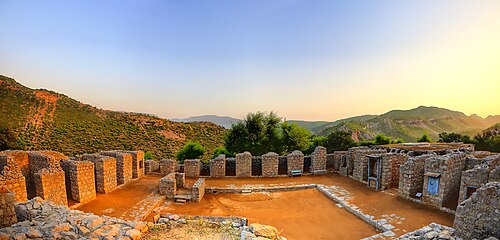
#> input picture ml-viz-ar-capture3d/source/jaulian-monastery-taxila.jpg, 500 x 240 px
$ python build_video.py
#> lines starting #> are read from the running program, lines starting #| are printed output that depends on the picture
"""
Taxila, Preserved in 3D: short story video (v2, with real audio and motion)
PMW Internship 2026, Special: Story, Script, Film & Edit

No camera, no live-action footage, this is an AI-based 3D reconstruction
project. This script builds an actual playable MP4 from genuine project
artifacts: a real photo, real generated visualizations, and a real
rotating render of the actual .ply point cloud, following script.md.

v2 adds real production value on top of the v1 static-card version:
- Ken Burns slow zoom on every photo/render card instead of a frozen still
- Crossfade dissolves between every scene instead of hard cuts
- Fade in/out text instead of text just appearing
- A real synthesized audio track (ambient pad, whoosh transitions, a
  reveal chime at the 3D climax, a low tension tone, a descending
  "failure" stinger), all procedurally generated with numpy, not
  licensed music, no voiceover per team decision (would look uneven if
  only one of three teammates narrated).
"""

import os
import numpy as np
from scipy.signal import butter, filtfilt
import matplotlib
matplotlib.use('Agg')
import matplotlib.pyplot as plt
from PIL import Image, ImageDraw, ImageFont
import subprocess
import wave

SCRIPT_DIR = os.path.dirname(os.path.abspath(__file__))
FRAMES_DIR = os.path.join(SCRIPT_DIR, 'frames')
OUT_DIR = os.path.join(SCRIPT_DIR, 'output')
FPS = 24
SR = 44100
W, H = 1280, 720

BG = (6, 11, 20)
GOLD = (212, 168, 67)
SAND = (245, 236, 215)

os.makedirs(FRAMES_DIR, exist_ok=True)
os.makedirs(OUT_DIR, exist_ok=True)
for f in os.listdir(FRAMES_DIR):
    os.remove(os.path.join(FRAMES_DIR, f))

# =================================================================
# TEXT / FONT HELPERS
# =================================================================

def get_font(size, bold=False):
    candidates = [
        r"C:\Windows\Fonts\segoeuib.ttf" if bold else r"C:\Windows\Fonts\segoeui.ttf",
        r"C:\Windows\Fonts\arialbd.ttf" if bold else r"C:\Windows\Fonts\arial.ttf",
    ]
    for path in candidates:
        if os.path.exists(path):
            return ImageFont.truetype(path, size)
    return ImageFont.load_default()


def wrap_text(draw, text, font, max_width):
    words = text.split()
    lines, current = [], ""
    for word in words:
        trial = (current + " " + word).strip()
        bbox = draw.textbbox((0, 0), trial, font=font)
        if bbox[2] - bbox[0] > max_width and current:
            lines.append(current)
            current = word
        else:
            current = trial
    if current:
        lines.append(current)
    return lines


def fade_alpha_curve(num_frames, fade_frames):
    """1.0 in the middle, ramping 0->1 at the start and 1->0 at the end."""
    fade_frames = min(fade_frames, num_frames // 2)
    curve = np.ones(num_frames)
    if fade_frames > 0:
        ramp = np.linspace(0, 1, fade_frames)
        curve[:fade_frames] = ramp
        curve[-fade_frames:] = ramp[::-1]
    return curve


# =================================================================
# SCENE BUILDERS: each returns a LIST of PIL frames
# =================================================================

def build_title_frames(num_frames):
#> called with num_frames = 96
    base = Image.new('RGB', (W, H), BG)
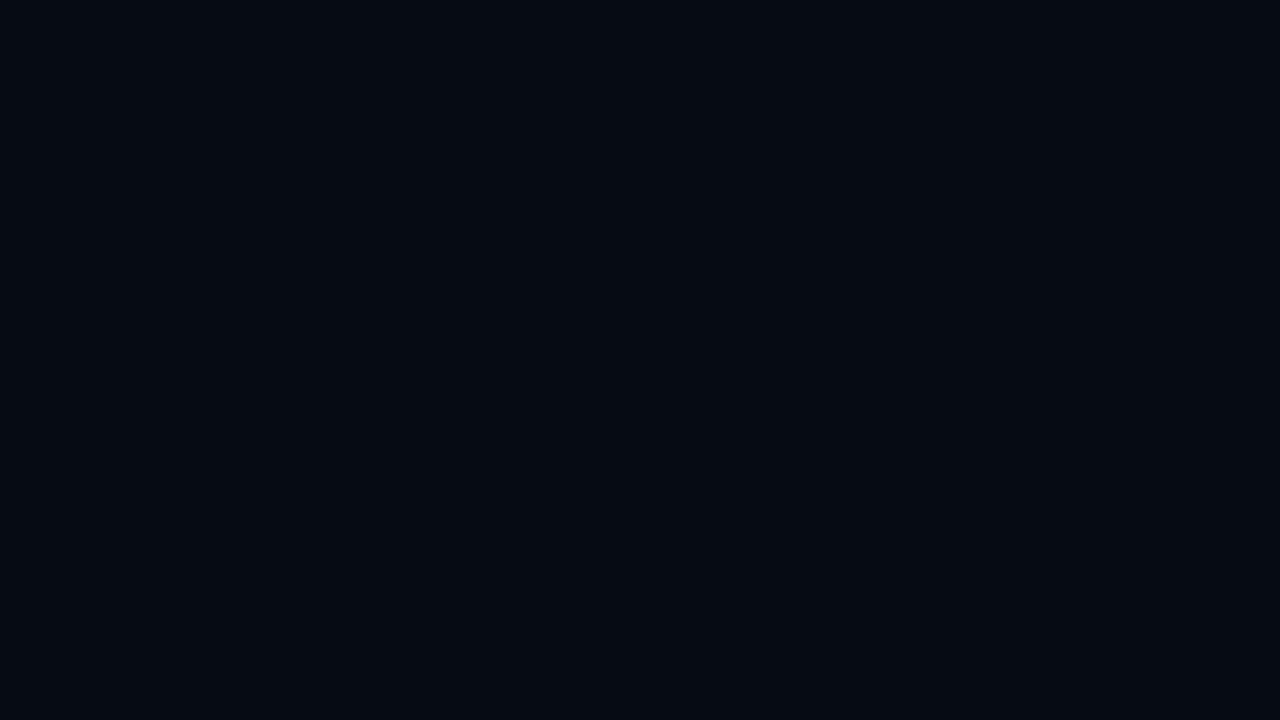
#> base: PIL image 1280x720 RGB; mean R, G, B 6, 11, 20
    draw = ImageDraw.Draw(base)
    title_font = get_font(64, bold=True)
    sub_font = get_font(26)

    title = "TAXILA, PRESERVED IN 3D"
    bbox = draw.textbbox((0, 0), title, font=title_font)
#> bbox = (0, 2, 120, 11)
    tx = (W - (bbox[2] - bbox[0])) // 2
#> tx = 580
    sub = "Team Taxila | PreserveMy.World x TechRealm 2026"
    bbox2 = draw.textbbox((0, 0), sub, font=sub_font)
#> bbox2 = (0, 1, 235, 12)
    sx = (W - (bbox2[2] - bbox2[0])) // 2
#> sx = 522

    curve = fade_alpha_curve(num_frames, fade_frames=18)
    frames = []
    for i in range(num_frames):
        img = Image.new('RGB', (W, H), BG)
        d = ImageDraw.Draw(img)
        # slight scale-in on the title for the first ~20 frames
        scale = min(1.0, 0.94 + 0.06 * (i / 18)) if i < 18 else 1.0
        alpha = curve[i]
        gold_a = tuple(int(BG[c] + (GOLD[c] - BG[c]) * alpha) for c in range(3))
        sand_a = tuple(int(BG[c] + (SAND[c] - BG[c]) * alpha) for c in range(3))
        d.text((tx, H // 2 - 60 + int((1 - scale) * 20)), title, font=title_font, fill=gold_a)
        d.text((sx, H // 2 + 30), sub, font=sub_font, fill=sand_a)
        border_a = tuple(int(v * 0.3 * alpha) for v in GOLD)
        d.rectangle([(0, 0), (W - 1, H - 1)], outline=border_a, width=2)
        frames.append(img)
#> after the loop, frames = 96 items
    return frames


def build_text_frames(lines, num_frames, sub_lines=None):
    body_font = get_font(34)
    sub_font = get_font(24)

    wrapped = []
    tmp = Image.new('RGB', (1, 1))
    d0 = ImageDraw.Draw(tmp)
    for line in lines:
        wrapped.extend(wrap_text(d0, line, body_font, W - 240))

    total_h = len(wrapped) * 52 + (len(sub_lines) * 34 + 20 if sub_lines else 0)
    start_y = (H - total_h) // 2

    curve = fade_alpha_curve(num_frames, fade_frames=15)
    frames = []
    for i in range(num_frames):
        img = Image.new('RGB', (W, H), BG)
        d = ImageDraw.Draw(img)
        alpha = curve[i]
        sand_a = tuple(int(BG[c] + (SAND[c] - BG[c]) * alpha) for c in range(3))
        gold_a = tuple(int(BG[c] + (GOLD[c] - BG[c]) * alpha) for c in range(3))
        y = start_y
        for line in wrapped:
            bbox = d.textbbox((0, 0), line, font=body_font)
            x = (W - (bbox[2] - bbox[0])) // 2
            d.text((x, y), line, font=body_font, fill=sand_a)
            y += 52
        if sub_lines:
            y += 20
            for line in sub_lines:
                bbox = d.textbbox((0, 0), line, font=sub_font)
                x = (W - (bbox[2] - bbox[0])) // 2
                d.text((x, y), line, font=sub_font, fill=gold_a)
                y += 34
        frames.append(img)
    return frames


def build_kenburns_photo_frames(photo_path, caption_lines, num_frames, zoom_end=1.14):
#> called with num_frames = 120, zoom_end = 1.14
    photo = Image.open(photo_path).convert('RGB')
#> photo is the input picture: PIL image 500x240 RGB; mean R, G, B 166.8, 150, 132.7
    photo_ratio = photo.width / photo.height
#> photo_ratio = 2.08
    target_h = int(H * 0.62)
    target_w = int(target_h * photo_ratio)
#> target_w = 929
    if target_w > W - 100:
        target_w = W - 100
        target_h = int(target_w / photo_ratio)
    base_photo = photo.resize((target_w, target_h), Image.LANCZOS)

    body_font = get_font(30)
    tmp = Image.new('RGB', (1, 1))
    d0 = ImageDraw.Draw(tmp)
    wrapped = []
    for line in caption_lines:
        wrapped.extend(wrap_text(d0, line, body_font, W - 200))

    fade = fade_alpha_curve(num_frames, fade_frames=12)
    frames = []
    for i in range(num_frames):
        t = i / max(1, num_frames - 1)
        zoom = 1.0 + (zoom_end - 1.0) * t
        crop_w = int(target_w / zoom)
        crop_h = int(target_h / zoom)
        cx, cy = target_w // 2, target_h // 2
        box = (cx - crop_w // 2, cy - crop_h // 2, cx + crop_w // 2, cy + crop_h // 2)
        cropped = base_photo.crop(box).resize((target_w, target_h), Image.LANCZOS)

        img = Image.new('RGB', (W, H), BG)
        img.paste(cropped, ((W - target_w) // 2, 50))
        d = ImageDraw.Draw(img)
        alpha = fade[i]
        sand_a = tuple(int(BG[c] + (SAND[c] - BG[c]) * alpha) for c in range(3))
        y = 50 + target_h + 30
        for line in wrapped:
            bbox = d.textbbox((0, 0), line, font=body_font)
            x = (W - (bbox[2] - bbox[0])) // 2
            d.text((x, y), line, font=body_font, fill=sand_a)
            y += 42
        frames.append(img)
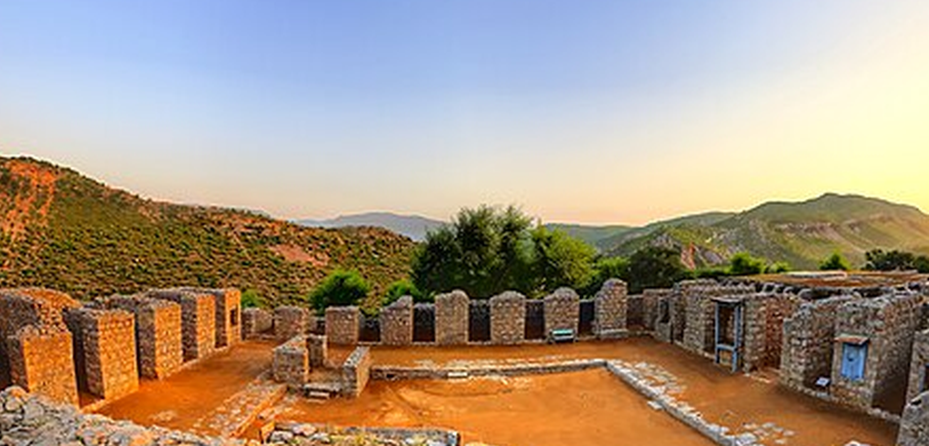
#> cropped: PIL image 929x446 RGB; mean R, G, B 167.2, 149.6, 130.8
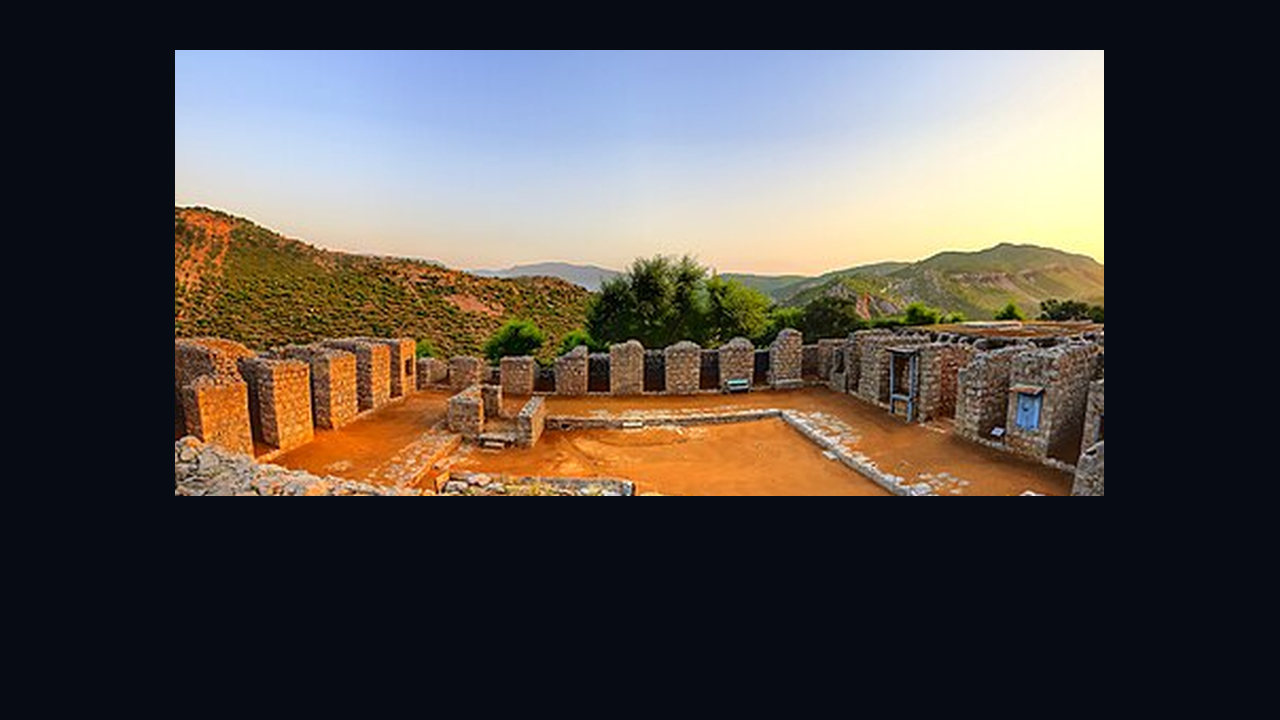
#> img: PIL image 1280x720 RGB; mean R, G, B 78.5, 73.3, 69.8
#> after the loop, frames = 120 items
#> call 2 of build_kenburns_photo_frames, with num_frames = 120, zoom_end = 1.2
#> after the loop in build_kenburns_photo_frames (call 2), `for i in range(num_frames):`:
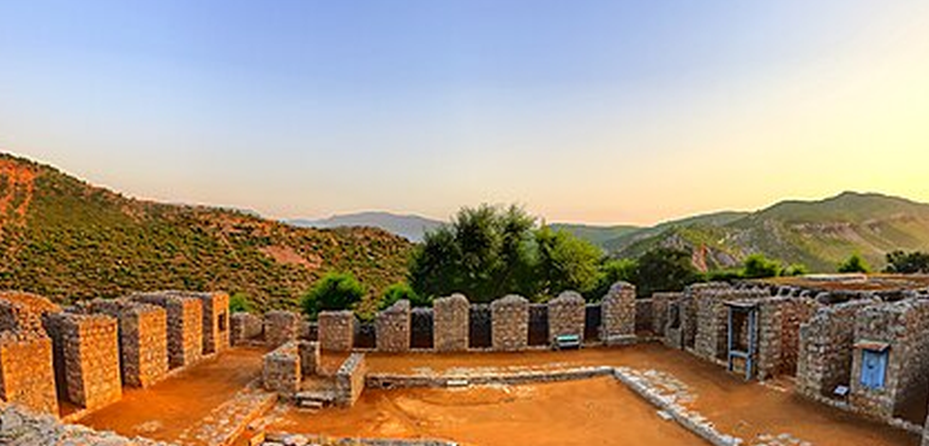
#> cropped: PIL image 929x446 RGB; mean R, G, B 167, 149.1, 129.5
#> after the loop in build_kenburns_photo_frames (call 2), `for i in range(num_frames):`:
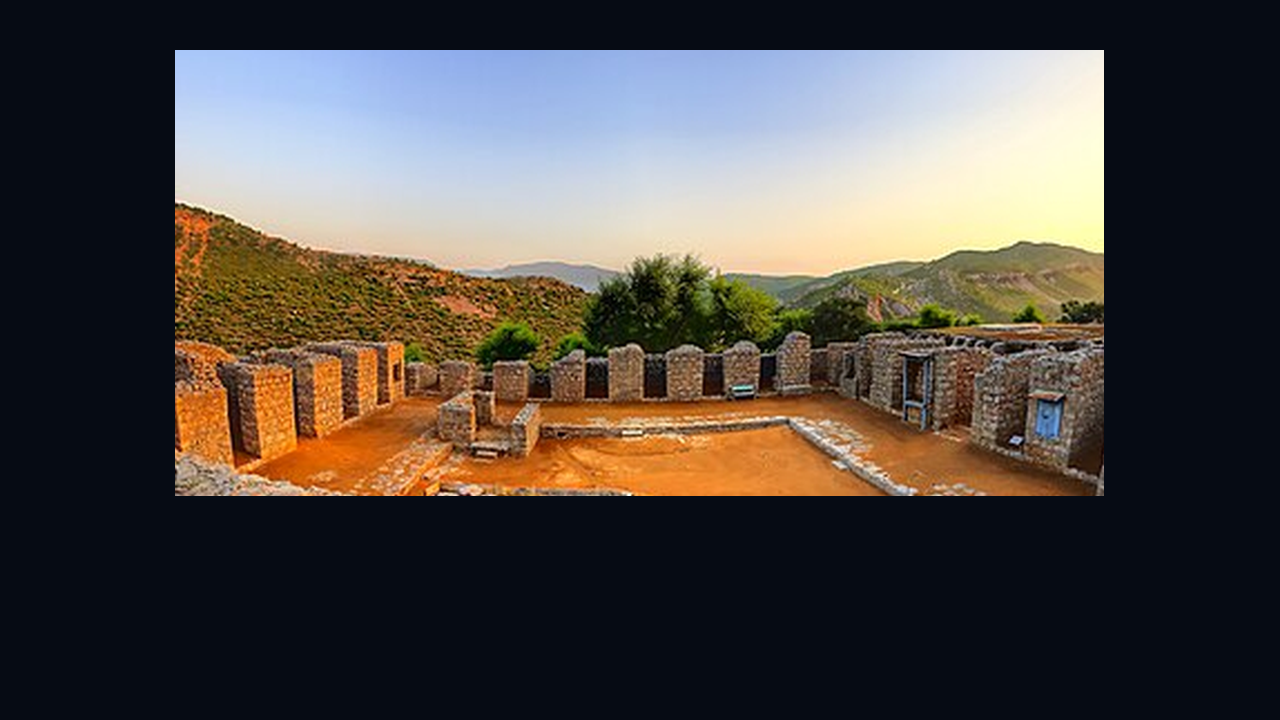
#> img: PIL image 1280x720 RGB; mean R, G, B 78.4, 73.1, 69.2
    return frames


def build_kenburns_render_frames(render_path, caption_lines, num_frames, zoom_end=1.10):
#> called with num_frames = 144, zoom_end = 1.1
    render = Image.open(render_path).convert('RGB')
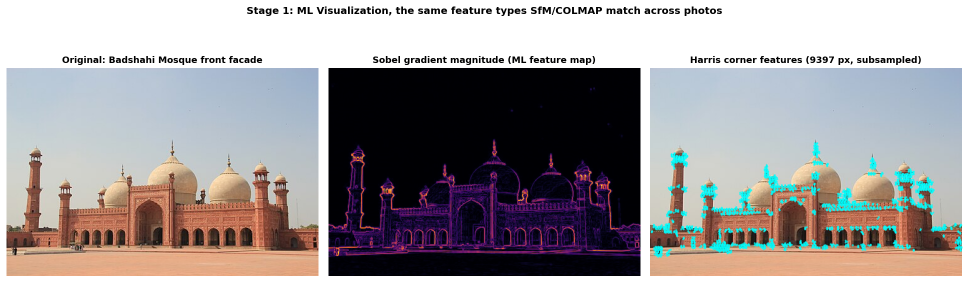
#> input picture ml-viz-ar-capture3d/output/01_ml_visualization.png, 1937 x 565 px (shown at 1/2 size)
    render_ratio = render.width / render.height
#> render_ratio = 3.43
    target_w = W - 120
    target_h = int(target_w / render_ratio)
#> target_h = 338
    if target_h > H - 180:
        target_h = H - 180
        target_w = int(target_h * render_ratio)
    base_render = render.resize((target_w, target_h), Image.LANCZOS)

    body_font = get_font(28)
    tmp = Image.new('RGB', (1, 1))
    d0 = ImageDraw.Draw(tmp)
    wrapped = []
    for line in caption_lines:
        wrapped.extend(wrap_text(d0, line, body_font, W - 200))

    fade = fade_alpha_curve(num_frames, fade_frames=12)
    frames = []
    for i in range(num_frames):
        t = i / max(1, num_frames - 1)
        zoom = 1.0 + (zoom_end - 1.0) * t
        crop_w = int(target_w / zoom)
        crop_h = int(target_h / zoom)
        cx, cy = target_w // 2, target_h // 2
        box = (cx - crop_w // 2, cy - crop_h // 2, cx + crop_w // 2, cy + crop_h // 2)
        cropped = base_render.crop(box).resize((target_w, target_h), Image.LANCZOS)

        img = Image.new('RGB', (W, H), BG)
        img.paste(cropped, ((W - target_w) // 2, 30))
        d = ImageDraw.Draw(img)
        alpha = fade[i]
        sand_a = tuple(int(BG[c] + (SAND[c] - BG[c]) * alpha) for c in range(3))
        y = 30 + target_h + 25
        for line in wrapped:
            bbox = d.textbbox((0, 0), line, font=body_font)
            x = (W - (bbox[2] - bbox[0])) // 2
            d.text((x, y), line, font=body_font, fill=sand_a)
            y += 38
        frames.append(img)
#> this loop made 95 passes
#> pass 2, in build_kenburns_render_frames, `cropped = base_render.crop(box).resize((target_w, target_h), Image.LAN..`:
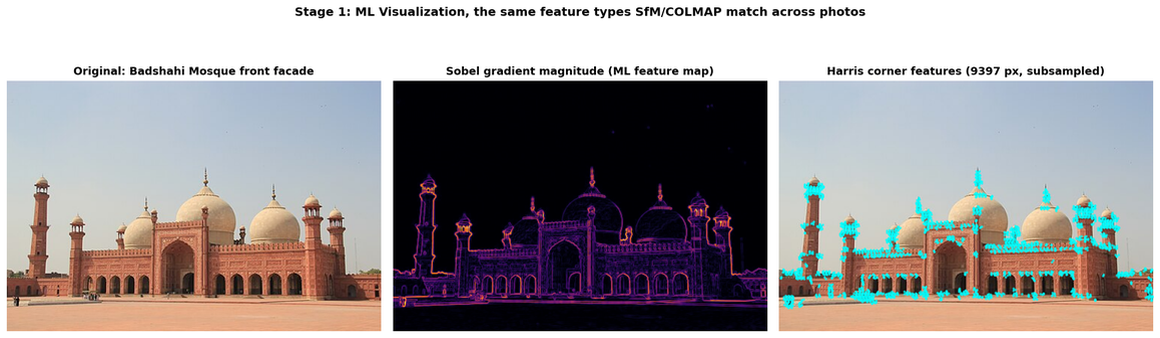
#> cropped: PIL image 1160x338 RGB; mean R, G, B 157, 151.8, 153.1
    return frames


# [78 lines left out: functions load_ply, build_rotation_frames, crossfade, envelope, lowpass, add_reverb, not called in this run]


def normalize(x, target_peak=1.0):
    peak = np.max(np.abs(x))
    return x / peak * target_peak if peak > 0 else x


# [69 lines left out: functions synth_pad, synth_whoosh, synth_tension, synth_stinger_down, mix_in, write_wav, not called in this run]


# =================================================================
# BUILD THE FULL FRAME TIMELINE, SCENE BY SCENE
# =================================================================

XFADE = 8  # frames blended between each pair of scenes

scenes = []  # list of (name, frame_list)

scenes.append(("title", build_title_frames(FPS * 4)))
scenes.append(("hook", build_kenburns_photo_frames(
    "../ml-viz-ar-capture3d/source/jaulian-monastery-taxila.jpg",
    ["2,600 years ago, this was a center of learning.", "Older than Oxford. Older than Nalanda."],
    FPS * 5
)))
scenes.append(("threat", build_kenburns_photo_frames(
    "../ml-viz-ar-capture3d/source/jaulian-monastery-taxila.jpg",
    ["Today, it's a UNESCO World Heritage Site", "under active threat."],
    FPS * 5, zoom_end=1.20
)))
scenes.append(("unesco", build_text_frames(
    ["In 2026, UNESCO warned Pakistan that cement",
     "\"restoration\" at two Taxila sites risked the whole listing."],
    FPS * 5
)))
scenes.append(("question", build_text_frames(
    ["So we asked: can we preserve it a different way?"], FPS * 4
)))
#> (the run stopped early here; a loop or call above may not have finished)
